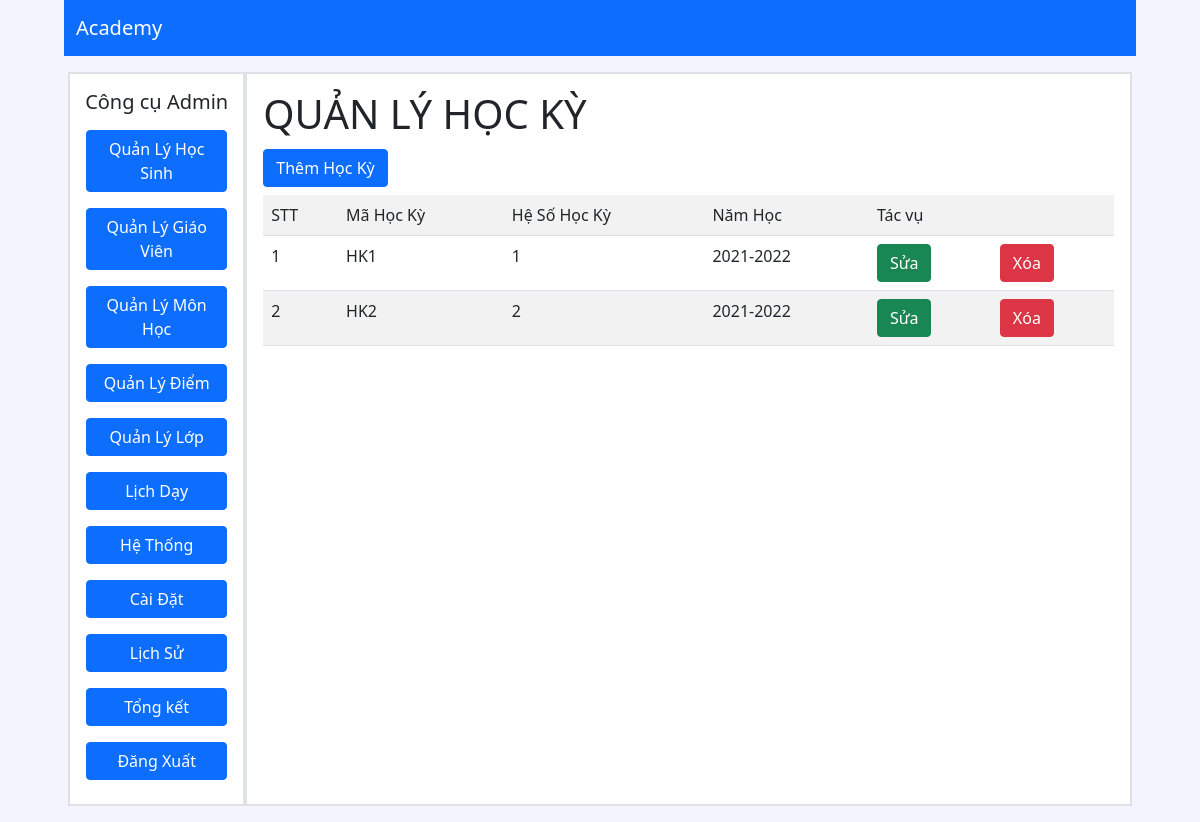
/admin/index.php?mod=hk (signed in), run on the app's committed database.
### tables this page shows
CREATE TABLE `hocky` (
  `MaHocKy` varchar(5) NOT NULL,
  `TenHocKy` varchar(20) NOT NULL,
  `HeSoHK` int(1) NOT NULL,
  `NamHoc` char(10) NOT NULL
);

### classes/hocki.class.php (called while the page is built, shortened)
<?php
class hocki extends DB
{
    function allquery()
    {
        $con=$this->connect();
        $sql='select * from hocky';
        $query=mysqli_query($con,$sql);
        $result=array();
        if($query)
        {
            while($row=mysqli_fetch_assoc($query))
            {
                $result[]=$row;
            }
        }
        return $result;
    }
}

### admin/hocki/hienthihk.php (the view, shortened to what this page needs)
<h1>QUẢN LÝ HỌC KỲ</h1>
<h2><a href="hocki/add_hk.php"><button class="btn btn-primary" type='button'>Thêm Học Kỳ</button> </a></h2>
<table class="table table-striped">
    <tr>
        <td>STT</td>
        <td>Mã Học Kỳ</td>
        <td>Hệ Số Học Kỳ</td>
        <td>Năm Học</td>
        <td>Tác vụ</td>
        <td></td>
    </tr>
    <?php
    require "../classes/hocki.class.php";
    $connection = new hocki();
    $con = $connection->allquery();
    $stt = 0;
    foreach ($con as $row) {
        $stt++;
        echo "<tr>";
        echo "<td>$stt</td>";
        echo "<td>$row[MaHocKy]</td>";
        echo "<td>$row[HeSoHK]</td>";
        echo "<td>$row[NamHoc]</td>";
        echo "<td><a href='hocki/sua_hk.php?cmahk=$row[MaHocKy]'><button class='btn btn-success' type='button'>Sửa</button></a></td>";
        echo "<td><a href='hocki/xoa_hk.php?cmahk=$row[MaHocKy]' onclick='return XacNhan();'><button class='btn btn-danger' type='button'>Xóa</button></a></td>";
        echo "</tr>";
    }
    ?>

### admin/index.php (style rules this page uses)
body { padding: 0 4em; }
a { text-decoration: none; }

### data on the page
hocky: MaHocKy "HK1", HeSoHK "1", NamHoc "2021-2022"
hocky: MaHocKy "HK2", HeSoHK "2", NamHoc "2021-2022"
